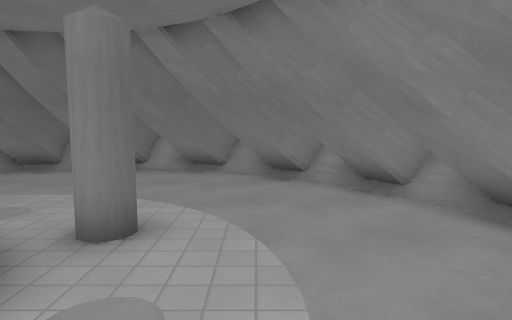
view 1 (above)

12 first-person views from a walk through a Godot game level. The camera is 1.4 m above the floor, tilts 6° down and sees 75° across. The floor is counted in squares, 1 m on a side. Each view is taken from the middle of a square. On the plan, view 1 faces up. The plan holds only what a view shows up to about 15 squares ahead; the rest is blank. The place goes on beyond the plan. Surface patterns are stand-ins for the level's own textures.

view 2
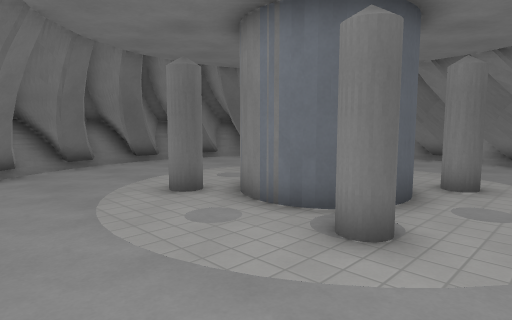

view 3
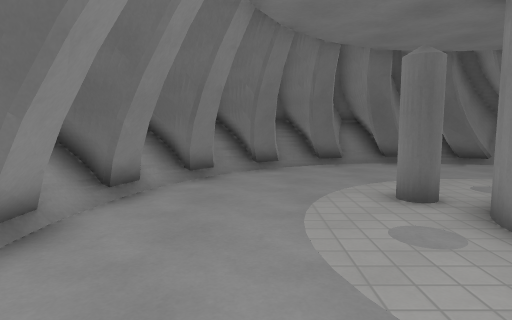

view 4
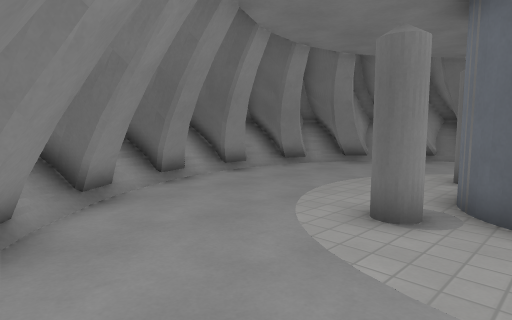

view 5
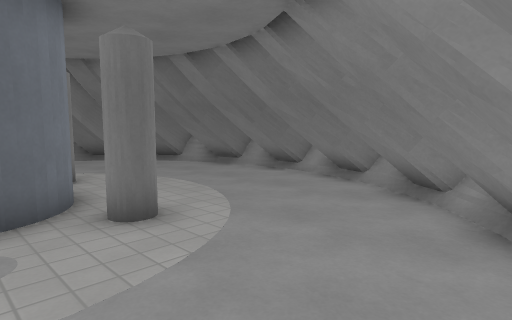

view 6
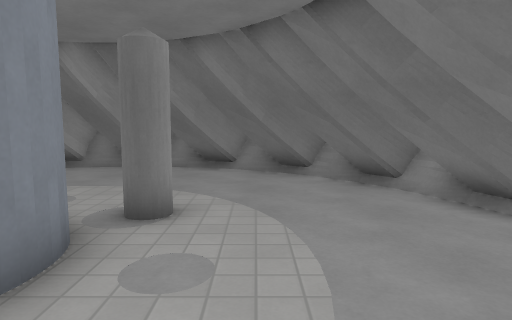

view 7
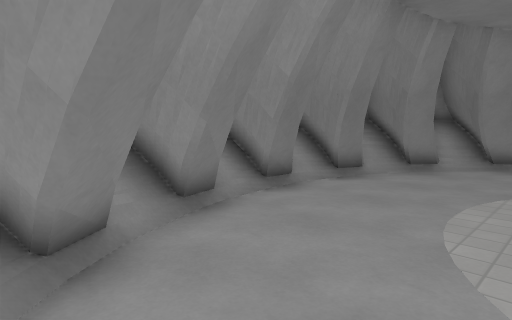

view 8
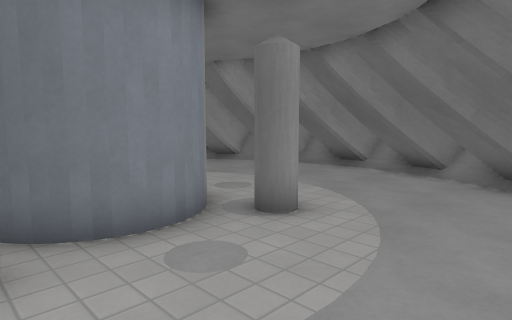

view 9
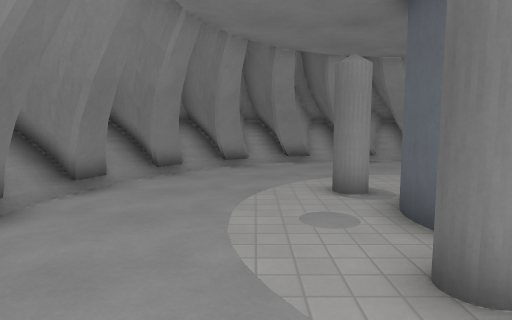

view 10
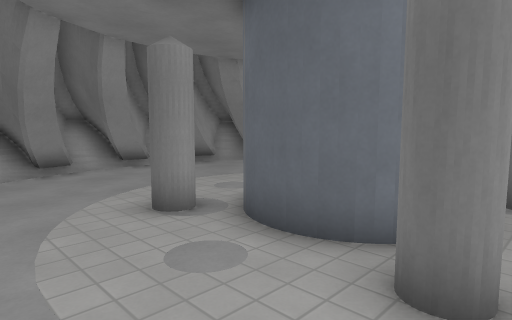

view 11
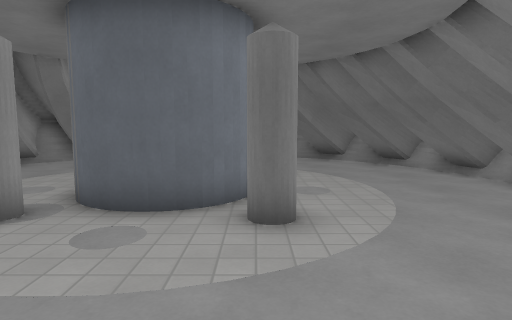

view 12
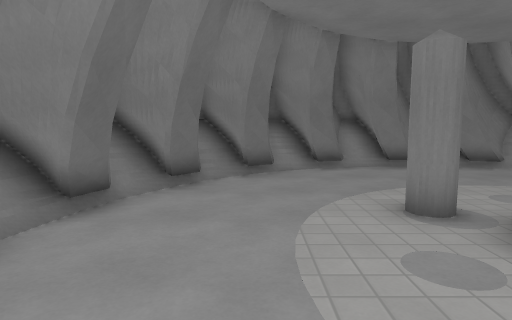

### Floor plan
Key: @ floor where view 1 was taken; # wall or solid block; . floor; / step, stairs or slope; ^ raised ledge; v drop or lower ground.
Columns run from 12 left of view 1 to 4 right of it. Each row starts with its distance up from view 1.
 10    ##########
  9    #.#.....###
  8   ##........###
  7   ##.........###
  6  ##............##
  5  ##............##
  4 ##....#.v.#.....#
  3 ##.....# #.....##
  2 #.....v  #......#
  1 #......###.....##
  0 #.....#...#.@..##
 -1 ##............##
 -2 ###...........##
 -3  ###.........##
 -4   ####.......###
 -5     ####.#.#/v##
 -6       #######v
 -7          #^

Positions as (right, up) in squares from view 1, and headings:
1: (0, 0), facing up
2: (0, -4), facing up-left
3: (0, -3), facing left
4: (3, 2), facing down-left
5: (3, 2), facing up-left
6: (-1, 6), facing left
7: (-1, 8), facing down-right
8: (-2, 8), facing down-left
9: (0, 7), facing down
10: (1, 5), facing down-left
11: (3, 4), facing left
12: (-9, -1), facing up
